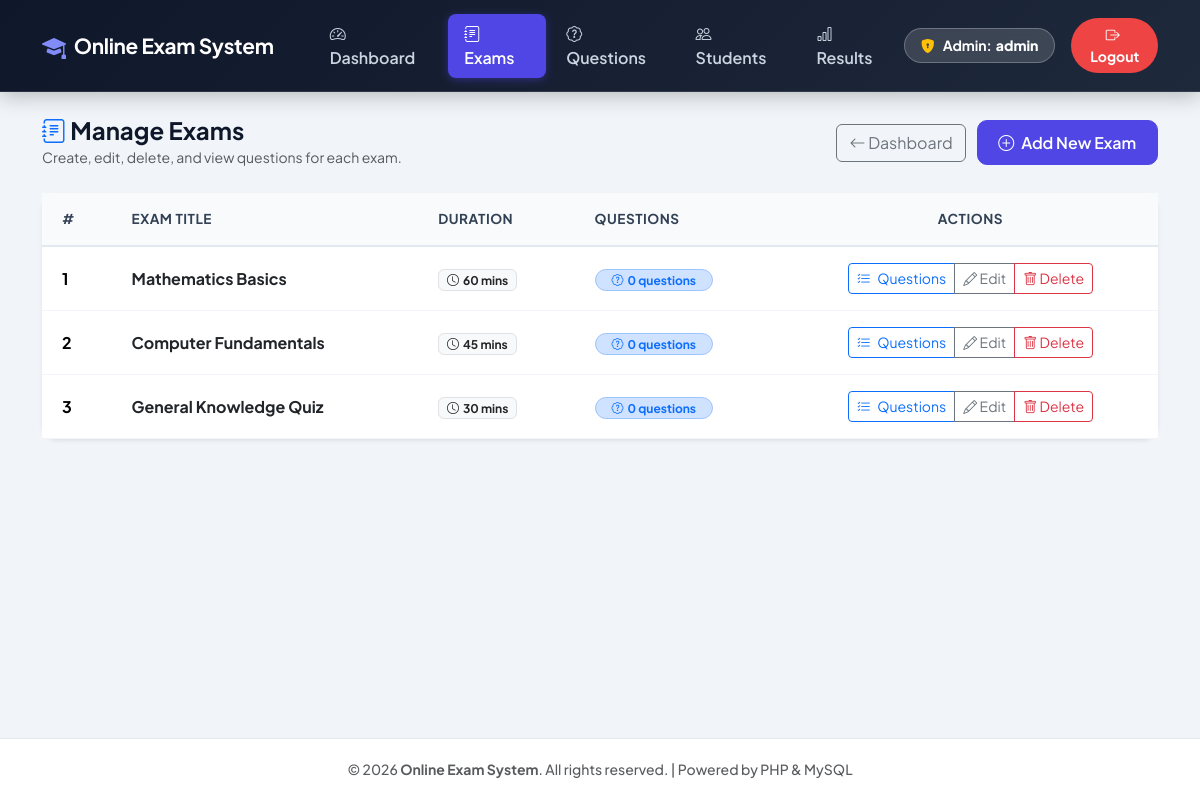
The app's page /admin/manage-exam.php (signed in), older data.
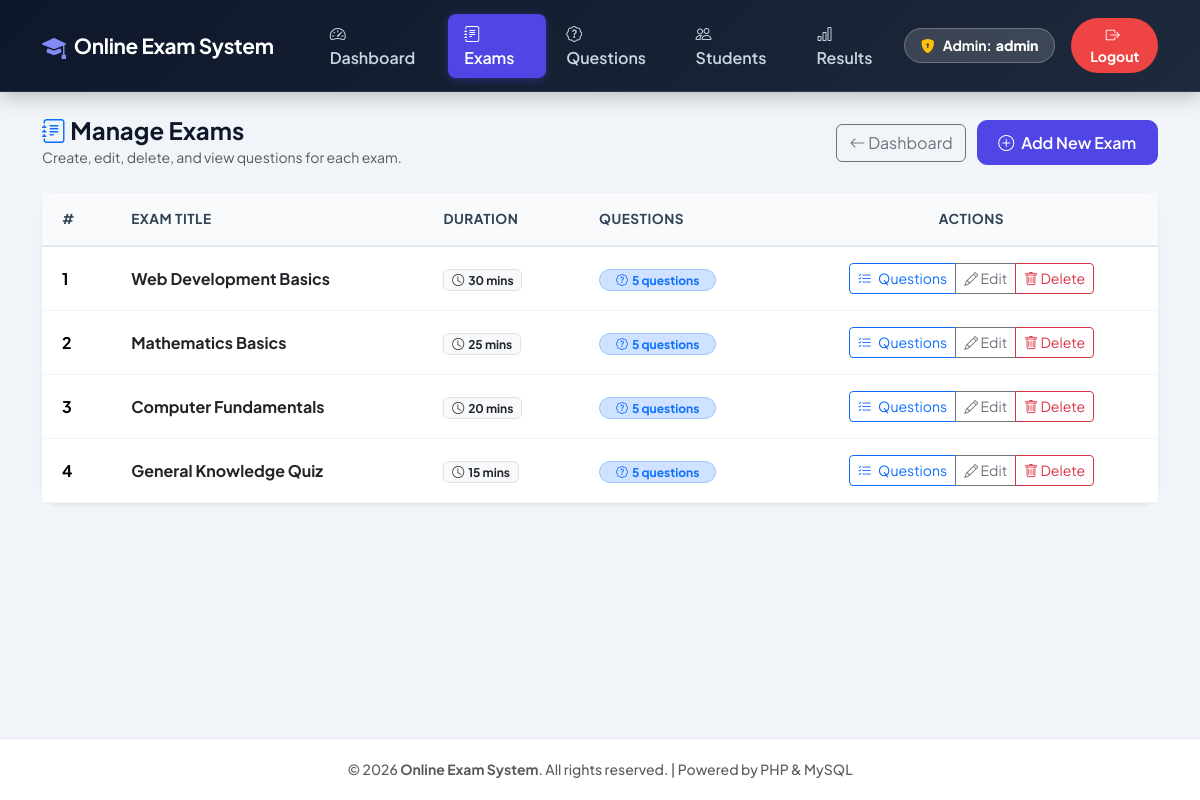
The same page, newer data.
### tables this page shows
CREATE TABLE IF NOT EXISTS exams (
    id INT AUTO_INCREMENT PRIMARY KEY,
    title VARCHAR(150) NOT NULL,
    duration_minutes INT NOT NULL DEFAULT 30
);

### admin/manage-exam.php (the view, shortened to what this page needs)
<?php
include '../includes/header.php';
include '../config/db.php';
$exams = mysqli_query($conn, "SELECT e.*, (SELECT COUNT(*) FROM questions q WHERE q.exam_id = e.id) AS q_count FROM exams e ORDER BY e.id DESC");
?>
<div class="d-flex justify-content-between align-items-center mb-4">
    <div>
        <h4 class="fw-bold mb-0"><i class="bi bi-journal-text text-primary"></i> Manage Exams</h4>
        <small class="text-muted">Create, edit, delete, and view questions for each exam.</small>
    </div>
    <div>
        <a href="dashboard.php" class="btn btn-outline-secondary me-2">
            <i class="bi bi-arrow-left"></i> Dashboard
        </a>
        <button class="btn btn-primary" data-bs-toggle="modal" data-bs-target="#addExamModal">
            <i class="bi bi-plus-circle me-1"></i> Add New Exam
        </button>
    </div>
</div>
<div class="card shadow-sm border-0 rounded-4">
    <div class="card-body p-0">
        <div class="table-responsive">
            <table class="table custom-table align-middle mb-0">
                <thead>
                    <tr>
                        <th class="ps-4">#</th>
                        <th>Exam Title</th>
                        <th>Duration</th>
                        <th>Questions</th>
                        <th class="text-center pe-4">Actions</th>
                    </tr>
                </thead>
                <tbody>
                    <?php
                    if ($exams && mysqli_num_rows($exams) > 0):
                        $i = 1;
                        while ($e = mysqli_fetch_assoc($exams)):
                    ?>
                        <tr>
                            <td class="ps-4 fw-bold"><?php echo $i++; ?></td>
                            <td><strong class="text-dark"><?php echo htmlspecialchars($e['title']); ?></strong></td>
                            <td><span class="badge bg-light text-dark border"><i class="bi bi-clock me-1"></i><?php echo (int)$e['duration_minutes']; ?> mins</span></td>
                            <td>
                                <a href="manage-questions.php?exam_id=<?php echo $e['id']; ?>" class="text-decoration-none">
                                    <span class="badge bg-primary-subtle text-primary border border-primary-subtle rounded-pill px-3 py-1">
                                        <i class="bi bi-patch-question me-1"></i><?php echo $e['q_count']; ?> questions
                                    </span>
                                </a>
                            </td>
                            <td class="text-center pe-4">
                                <div class="btn-group btn-group-sm">
                                    <a href="manage-questions.php?exam_id=<?php echo $e['id']; ?>" class="btn btn-outline-primary" title="Manage Questions">
                                        <i class="bi bi-list-check me-1"></i> Questions
                                    </a>
                                    <button class="btn btn-outline-secondary" data-bs-toggle="modal" data-bs-target="#editExamModal<?php echo $e['id']; ?>" title="Edit Exam">
                                        <i class="bi bi-pencil"></i> Edit
                                    </button>
                                    <a href="manage-exam.php?action=delete&id=<?php echo $e['id']; ?>"
                                       class="btn btn-outline-danger"
                                       onclick="return confirm('Are you sure you want to delete exam &quot;<?php echo htmlspecialchars($e['title']); ?>&quot;? All associated questions and results will be deleted.');" title="Delete Exam">
                                        <i class="bi bi-trash"></i> Delete
                                    </a>
                                </div>
                            </td>
                        </tr>
                    <?php
                        endwhile;
                    endif; ?>
                </tbody>
            </table>
        </div>
    </div>
</div>
<?php include '../includes/footer.php'; ?>

Row changes from the older to the newer data that the page shows:
added exams: title "Web Development Basics", duration_minutes "30", q_count "5"
changed exams "Mathematics Basics": duration_minutes "60" → "25"; q_count "0" → "5"
changed exams "Computer Fundamentals": duration_minutes "45" → "20"; q_count "0" → "5"
changed exams "General Knowledge Quiz": duration_minutes "30" → "15"; q_count "0" → "5"
